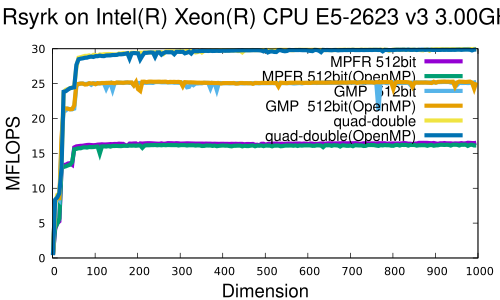

Here is the gnuplot script that generated this plot:
set xlabel font "Helvetica,20"
set ylabel font "Helvetica,20"
set key font "Helvetica,16"
set title font "Helvetica,24"
set title "Rsyrk on Intel(R) Xeon(R) CPU E5-2623 v3 @ 3.00GHz "
set xlabel "Dimension"
set ylabel "MFLOPS"
#set terminal postscript eps color enhanced
set terminal pdf

plot \
"log.Rsyrk.mpfr"            using 1:3 title 'MPFR 512bit'            with lines linewidth 6, \
"log.Rsyrk.mpfr_opt"        using 1:3 title 'MPFR 512bit(OpenMP)'    with lines linewidth 6, \
"log.Rsyrk.gmp"             using 1:3 title 'GMP  512bit'            with lines linewidth 6, \
"log.Rsyrk.gmp_opt"         using 1:3 title 'GMP  512bit(OpenMP)'    with lines linewidth 6, \
"log.Rsyrk.qd"              using 1:3 title 'quad-double'            with lines linewidth 6, \
"log.Rsyrk.qd_opt"	    using 1:3 title 'quad-double(OpenMP)'    with lines linewidth 6
